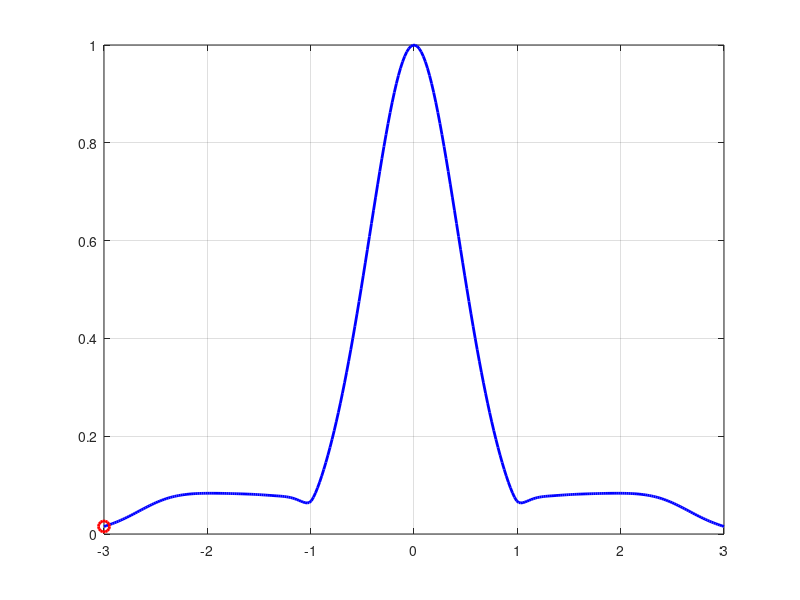

Source code (MATLAB): (Note: this script raises an error after producing the figure.)
clc; clear; close all;

%% 🔷 PARAMETERS
M = 2;                 % BPSK
alpha = 1;           % amplitude
m_max = 6;             % photon count truncation

%% 🔷 BPSK STATES
alpha_k = [alpha, -alpha];

%% 🔷 PRIOR (Uniform)
P = [0.5, 0.5];

%% 🔷 BETA GRID (REAL AXIS)
beta_real = linspace(-3,3,300);
entropy_vals = zeros(size(beta_real));

%% 🔷 ENTROPY COMPUTATION
for b = 1:length(beta_real)
    
    beta = beta_real(b);   % real only
    expected_entropy = 0;
    
    for m = 0:m_max
        
        P_m = 0;
        likelihoods = zeros(1,M);
        
        % Likelihood for each hypothesis
        for j = 1:M
            lambda = abs(alpha_k(j) - beta)^2;
            likelihoods(j) = (lambda^m / factorial(m)) * exp(-lambda);
            P_m = P_m + P(j) * likelihoods(j);
        end
        
        if P_m < 1e-12
            continue;
        end
        
        % Posterior probabilities
        P_post = (P .* likelihoods) / P_m;
        
        % Shannon entropy
        H = -sum(P_post .* log2(P_post + 1e-12));
        
        % Expected entropy
        expected_entropy = expected_entropy + P_m * H;
    end
    
    entropy_vals(b) = expected_entropy;
end

%% 🔷 FIND OPTIMAL BETA
[~, idx_opt] = min(entropy_vals);
beta_opt = beta_real(idx_opt);

%% 🔷 PLOTTING
figure;
plot(beta_real, entropy_vals, 'b', 'LineWidth', 2); hold on; grid on;

% Mark optimal beta
plot(beta_opt, entropy_vals(idx_opt), 'ro', 'MarkerSize', 8, 'LineWidth', 2);

% Mark nulling points (+alpha and -alpha)
xline(alpha, '--k', 'LineWidth', 1.5);
xline(-alpha, '--k', 'LineWidth', 1.5);

xlabel('\beta');
ylabel('Expected Entropy');
title('BPSK: Expected Entropy vs Displacement \beta');

legend('Entropy', 'Optimal \beta', 'Nulling Points');

%% 🔷 DISPLAY RESULTS
fprintf('Optimal beta: %.4f\n', beta_opt);
fprintf('Nulling positions: +%.2f and -%.2f\n', alpha, -alpha);
